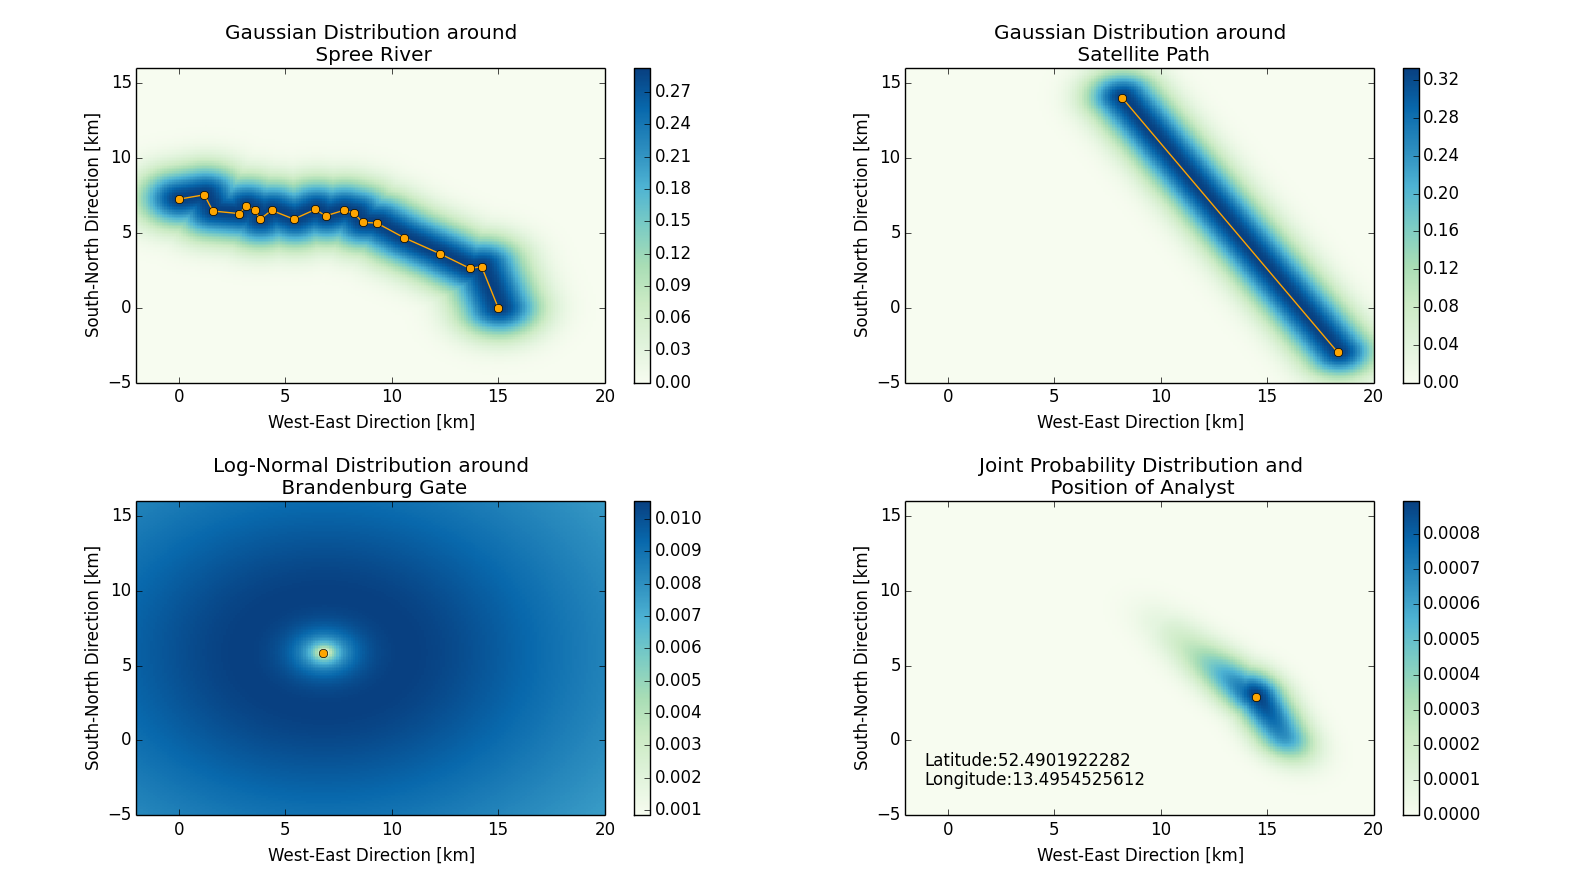

Recreate this plot in Python.
# ========================================================
# Title : ZNTA Solution
# Author: Eric Morfa Morales
# Email : eric.m.morales@gmail.com
# ========================================================

import numpy as np
import matplotlib.pyplot as plt

def createGrid(xMin, xMax, xNum, yMin, yMax, yNum):
    xPoints = np.linspace(xMin, xMax, num=xNum)
    yPoints = np.linspace(yMin, yMax, num=yNum)
    return np.meshgrid(xPoints, yPoints, indexing='xy')

def getRiverPoints():
    fileRiver = open('spree.csv', 'r')
    coordRiver = []
    for l in fileRiver:
        lat, lon = l.split(',')
        coordRiver.append([float(lat),float(lon)])
    fileRiver.close()
    return np.apply_along_axis(convertGPStoXY, axis=1, arr=coordRiver)

def convertGPStoXY(p):
    SW_lat = 52.464011
    SW_lon = 13.274099
    Px = -(p[1] - SW_lon) * np.cos(SW_lat) * 111.323
    Py = (p[0] - SW_lat) * 111.323
    return [Px, Py]

def convertXYtoGPS(p):
    SW_lat = 52.464011
    SW_lon = 13.274099    
    P_Lat = p[1]/111.323 + SW_lat
    P_Lon = SW_lon - p[0]/(111.323*np.cos(SW_lat))
    return [P_Lat, P_Lon]

def createLinePointsRiver(p):
    p1 = np.delete(p, -1,axis=0)
    p2 = np.delete(p,  0,axis=0)
    return [[p1[i],p2[i]] for i in range(0,len(p1))]

def distToSingleLine(x, y, lpt):
    ax, ay = lpt[0][0], lpt[0][1]
    bx, by = lpt[1][0], lpt[1][1]
    u = ((x-bx)*(ax-bx)+(y-by)*(ay-by))/((ax-bx)**2+(ay-by)**2)          # parameter of projected point along line
    ua, ub, uc = np.array(u>1), np.array(u<0), np.array((u>=0) & (u<=1)) # select parameter values for projected point          
    A = np.sqrt((x-ax)**2+(y-ay)**2) * ua                                # project computed values
    B = np.sqrt((x-bx)**2+(y-by)**2) * ub                                # project computed values
    C = np.sqrt((x-bx-u*(ax-bx))**2+(y-by-u*(ay-by))**2) * uc            # project computed values
    return A+B+C                                                         
                     
def distToMultipleLines(x, y, lpt):
    dist = np.array([distToSingleLine(x,y,l) for l in lpt])              # distance of each line to every point
    nLines, nycoord, nxcoord = dist.shape[0], dist.shape[1], dist.shape[2]
    D = []                                                                   
    for j in range(0,nycoord):
        for k in range(0,nxcoord):
            d = []
            for n in range(0,nLines):
                d.append(dist[n][j][k])
            D.append(min(d))                                             
    return np.array(D).reshape(nycoord,nxcoord)                          # distance of each point to closest line

def distToGate(x, y, coordBBG):
    xBBG, yBBG = coordBBG[0], coordBBG[1]
    return np.sqrt((xBBG-x)**2+(yBBG-y)**2)

def applyGaussian(mu, sigma, d):
    return 1/(sigma*np.sqrt(2*np.pi))*np.exp(-0.5*((d-mu)/sigma)**2)

def applyLogNormal(mu, mode, d):
    sigma = np.sqrt(mu-np.log(mode))
    return 1/(d*sigma*np.sqrt(2*np.pi))*np.exp(-0.5*((np.log(d)-mu)/sigma)**2)

def createRiverXY(rpt):
    rptx = [p[0] for p in rpt]
    rpty = [p[1] for p in rpt]
    return [rptx, rpty]

def plotHeatMap(x, y, data, plotbounds, plottitle):
    plt.pcolor(x, y, data, cmap='GnBu')
    plt.title(plottitle)
    plt.xlabel('West-East Direction [km]')
    plt.ylabel('South-North Direction [km]')
    plt.axis(plotbounds)    
    plt.colorbar()
    
def main():
    # create grid of map points (make gxNum, gyNum larger to make grid finer)
    gxMin, gxMax, gxNum =  -2, 20, 200
    gyMin, gyMax, gyNum =  -5, 16, 200
    grid = createGrid(gxMin, gxMax, gxNum, gyMin, gyMax, gyNum)
    x,y = grid
    
    # River Spree
    muRiver    = 0
    sigmaRiver = 2.730/2
    ptRiver    = getRiverPoints()
    lptRiver   = createLinePointsRiver(ptRiver)
    distRiver  = distToMultipleLines(x, y, lptRiver)
    probRiver  = applyGaussian(muRiver, sigmaRiver, distRiver)           # probability distribution around River Spree
    RiverXY    = createRiverXY(ptRiver)

    # Satellite (approximating the path with a straight line is sufficient in a 20km x 20 km area)
    muSat       = 0
    sigmaSat    = 2.4/2
    SatStartGPS = [52.590117,13.39915]
    SatEndGPS   = [52.437385,13.553989]
    SatStartXY  = convertGPStoXY(SatStartGPS)
    SatEndXY    = convertGPStoXY(SatEndGPS)
    SatX, SatY  = [SatStartXY[0], SatEndXY[0]], [SatStartXY[1], SatEndXY[1]]
    lptSat      = [SatStartXY, SatEndXY]
    distSat     = distToSingleLine(x, y, lptSat)
    probSat     = applyGaussian(muSat, sigmaSat, distSat)                # probability distribution around Satellite
    
    # Brandenburg Gate
    muGate    = 4.7
    modeGate  = 3.877
    GPSGate   = [52.516288,13.377689]
    coordGate = convertGPStoXY(GPSGate)
    distGate  = distToGate(x, y, coordGate)
    probGate  = applyLogNormal(muGate, modeGate, distGate)               # probability distribution around Brandenburg Gate
    
    # joint distribution
    prob = probRiver * probSat * probGate
    
    # find position of analyst
    maxindex = np.unravel_index(prob.argmax(), prob.shape)               # find the index of the largest value
    posXY    = [x[maxindex], y[maxindex]]
    posGPS   = convertXYtoGPS(posXY)
    textLat  = 'Latitude:' + str(posGPS[0])
    textLon  = 'Longitude:' + str(posGPS[1])
    print 'x-coordinate of analyst:', posXY[0]
    print 'y-coordinate of analyst:', posXY[1]
    print 'GPS-coordinate of analyst (Latitude) :', posGPS[0]
    print 'GPS-coordinate of analyst (Longitute):', posGPS[1]
    
    # plotting
    plotbounds = [gxMin, gxMax, gyMin, gyMax]
    plt.figure(num=None, figsize=(8,8), dpi=80, facecolor='w', edgecolor='k')

    plt.subplot(221)
    plotHeatMap(x, y, probRiver, plotbounds, 'Gaussian Distribution around\n Spree River')
    plt.plot(RiverXY[0], RiverXY[1], 'o-', color='orange')
    
    plt.subplot(222)
    plotHeatMap(x, y, probSat, plotbounds, 'Gaussian Distribution around\n Satellite Path')
    plt.plot(SatX,SatY, 'o-', color='orange')
    
    plt.subplot(223)
    plotHeatMap(x, y, probGate, plotbounds, 'Log-Normal Distribution around\n Brandenburg Gate')
    plt.plot([coordGate[0]],[coordGate[1]], 'o', color='orange')
    
    plt.subplot(224)
    plotHeatMap(x, y, prob, plotbounds, 'Joint Probability Distribution and\n Position of Analyst')   
    plt.plot([posXY[0]],[posXY[1]], 'o', color='orange')
    plt.annotate(textLat,xy=(-1,-1.7))
    plt.annotate(textLon,xy=(-1,-3))
    
    plt.tight_layout()
    plt.show()
    
if __name__ == '__main__':
    main()
